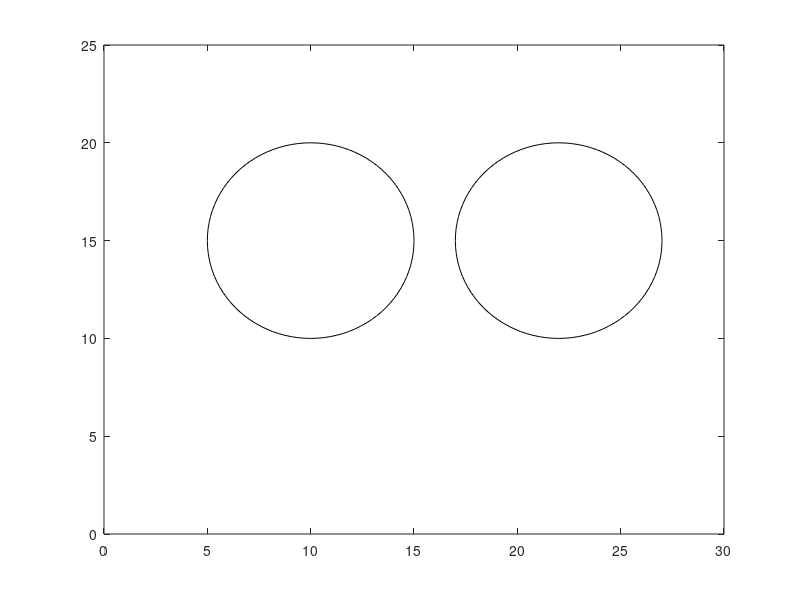

This figure's MATLAB source: (Note: this script raises an error after producing the figure.)
broder = [0 30 0 25];
theta = 0:(2 * pi) / 100:2 * pi;

%%% 兩圓x0y0位移
displacement = [10; 15];

%%% 左圓
left_circle_r = 5;
left_circle_x0y0 = [0; 0] + displacement;
left_circle = [cos(theta); sin(theta)] * left_circle_r + left_circle_x0y0;

%%% 右圓
right_circle_r = 5;
right_circle_x0y0 = [12; 0] + displacement;
right_circle = [cos(theta); sin(theta)] * right_circle_r + right_circle_x0y0;

%%% 小圓
small_circle_r = 2;
small_circle_x0y0 = [6; 0] + displacement;
small_circle = [cos(theta); sin(theta)] * small_circle_r + small_circle_x0y0;

while 1
    for th = theta
        hold off;
        %%% 畫左圓
        plot(left_circle(1,:), left_circle(2,:), 'k');hold on;
        axis(broder);
        %%% 畫右圓
        plot(right_circle(1,:), right_circle(2,:), 'k');hold on;
        axis(broder);
        %%% 畫小圓

        %%% 小圓上一點
        A1 = [cos(th); sin(th)] * small_circle_r + small_circle_x0y0;

        axle(left_circle_x0y0, left_circle_r, A1, "left");
        axle(right_circle_x0y0, right_circle_r, A1, "right");

        plot(small_circle(1,:), small_circle(2,:), 'k');hold on;
        plot(small_circle_x0y0(1), small_circle_x0y0(2), 'ok');

        axis(broder);
        pause(0.0001);
    end

end

function axle(circle_x0y0, circle_r, A, rl)
    plot_type = '-ok';
    broder = [0 30 0 25];
    long = 8.2;

    %%% A,B,C三邊長
    ab = norm(circle_x0y0 - A);
    bc = circle_r;
    ca = long;

    %%% 與兩圓心垂直距離
    offset = asin((A(2) - circle_x0y0(2)) / ab);
    %%% 三邊求角度
    B_theta = acos((ab^2 + bc^2 - ca^2) / (2 * ab * bc));

    if rl == "right"
        offset =  pi - offset;
        B_theta = 0 - B_theta;
    end

    %%% C1點位置
    C1 = [cos(B_theta + offset); sin(B_theta + offset)] * circle_r + circle_x0y0;
    %%% C2點位置
    C2 = [cos(-B_theta + offset); sin(-B_theta + offset)] * circle_r + circle_x0y0;

    %%% 畫 B-> C1-> A-> C2->B
    plot([circle_x0y0(1) C1(1) A(1) C2(1) circle_x0y0(1)], [circle_x0y0(2) C1(2) A(2) C2(2) circle_x0y0(2)], plot_type);

    axis(broder);
end
